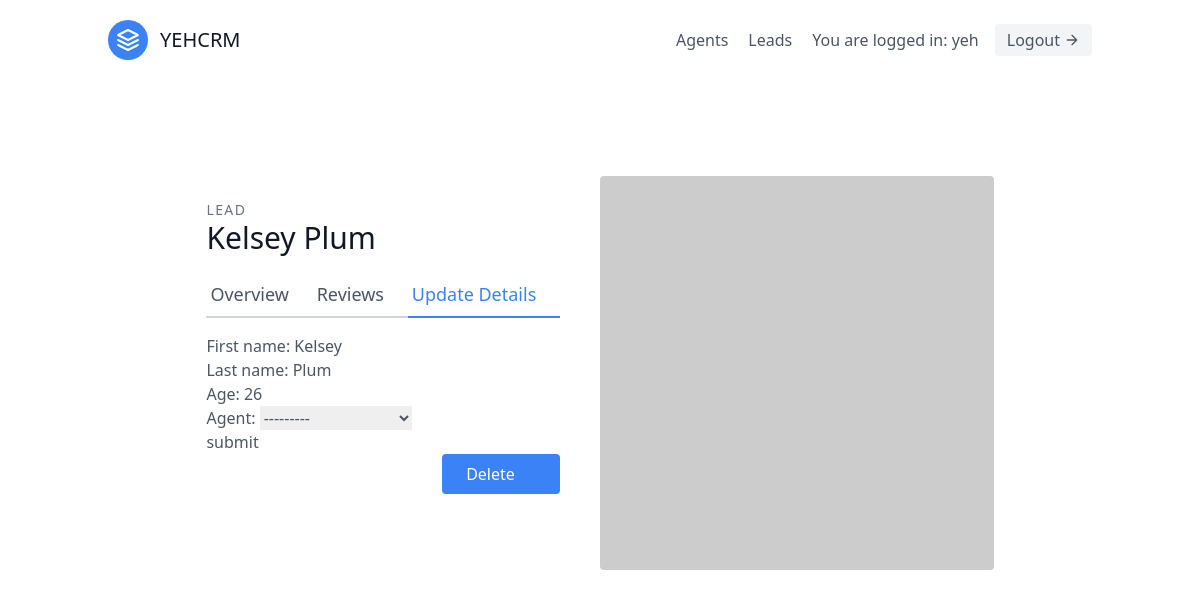
The page /leads/2/update/ (signed in) on the database its author committed.
### leads/models.py (models this page shows, shortened)
class User(AbstractUser):
    is_organizor = models.BooleanField(default=True)
    is_agent = models.BooleanField(default=False)

class Lead(models.Model):
    first_name = models.CharField(max_length=20)
    last_name = models.CharField(max_length=20)
    age = models.IntegerField(default=0)
    organization = models.ForeignKey(UserProfile,on_delete=models.CASCADE)
    agent = models.ForeignKey("Agent",null=True,blank=True,on_delete = models.SET_NULL)

### leads/views.py (the view, shortened to what this page needs)
# urls.py: path('<int:pk>/update/',LeadUpdateView.as_view(),name='lead-update'),
class LeadUpdateView(OrganizorAndLoginRequiredMixin,UpdateView):
    template_name = "leads/lead_update.html"
    queryset = Lead.objects.all()
    form_class = LeadModelForm

### leads/forms.py
class LeadModelForm(forms.ModelForm):
    class Meta:
        model = Lead
        fields=(
            'first_name',
            'last_name',
            'age',
            'agent',
        )

### agents/mixins.py (called while the page is built)
    def dispatch(self, request, *args, **kwargs):
        if not request.user.is_authenticated or not request.user.is_organizor:
            return redirect("leads:lead-list")
        return super().dispatch(request, *args, **kwargs)

### leads/models.py (called while the page is built)
    def __str__(self):
        return self.user.email

### leads/templates/leads/lead_update.html (shortened to what this page needs)
{% extends "base.html" %}
{% block content %}
<section class="text-gray-600 body-font overflow-hidden">
  <div class="container px-5 py-24 mx-auto">
    <div class="lg:w-4/5 mx-auto flex flex-wrap">
      <div class="lg:w-1/2 w-full lg:pr-10 lg:py-6 mb-6 lg:mb-0">
        <h2 class="text-sm title-font text-gray-500 tracking-widest">
            LEAD
        </h2>
        <h1 class="text-gray-900 text-3xl title-font font-medium mb-4">
            {{lead.first_name}} {{lead.last_name}}
        </h1>
        <div class="flex mb-4">
          <a href="{% url 'leads:lead-detail' lead.pk%}"class="flex-grow border-b-2 border-gray-300 py-2 text-lg px-1">
            Overview
          </a>
          <a class="flex-grow border-b-2 border-gray-300 py-2 text-lg px-1">
            Reviews
          </a>
          <a href="{% url 'leads:lead-update' lead.pk%}"class="flex-grow text-blue-500 border-b-2 border-blue-500 py-2 text-lg px-1">
            Update Details
          </a>
        </div>
        <form method="post">
            {{form.as_p}}
            <button>submit</button>
        </form>
        <a href="{% url 'leads:lead-delete' lead.pk%}"class="w-1/3 flex ml-auto text-white bg-blue-500 border-0 py-2 px-6 focus:outline-none hover:bg-blue-600 rounded">
            Delete
        </a>
        </div>
        <img alt="ecommerce" class="lg:w-1/2 w-full lg:h-auto h-64 object-cover object-center rounded" src="https://dummyimage.com/400x400">
    </div>
  </div>
</section>
{% endblock content %}

### templates/navbar.html (shortened to what this page needs)
<header class="text-gray-600 body-font">
  <div class="container mx-auto flex flex-wrap p-5 flex-col md:flex-row items-center">
    <a class="flex title-font font-medium items-center text-gray-900 mb-4 md:mb-0">
      <svg xmlns="http://www.w3.org/2000/svg" fill="none" stroke="currentColor" stroke-linecap="round" stroke-linejoin="round" stroke-width="2" class="w-10 h-10 text-white p-2 bg-blue-500 rounded-full" viewBox="0 0 24 24">
        <path d="M12 2L2 7l10 5 10-5-10-5zM2 17l10 5 10-5M2 12l10 5 10-5"></path>
      </svg>
      <span class="ml-3 text-xl">YEHCRM</span>
    </a>
    <nav class="md:ml-auto flex flex-wrap items-center text-base justify-center">
        {% if not request.user.is_authenticated %}
          <a href="{% url 'signup' %}" class="mr-5 hover:text-gray-900">Sign up</a>
        {% else %}
          {% if request.user.is_organizor %}
            <a href="{% url 'agents:agent-list' %}" class="mr-5 hover:text-gray-900">Agents</a>
          {% endif %}
          <a href="{% url 'leads:lead-list' %}" class="mr-5 hover:text-gray-900">Leads</a>
        {% endif %}
    </nav>
    {% if request.user.is_authenticated %}
      You are logged in: {{request.user.username}}
      <a href="{% url 'logout' %}" class="ml-4 inline-flex items-center bg-gray-100 border-0 py-1 px-3 focus:outline-none hover:bg-gray-200 rounded text-base mt-4 md:mt-0">
        Logout
        <svg fill="none" stroke="currentColor" stroke-linecap="round" stroke-linejoin="round" stroke-width="2" class="w-4 h-4 ml-1" viewBox="0 0 24 24">
          <path d="M5 12h14M12 5l7 7-7 7"></path>
        </svg>
      </a>
    {% endif %}
  </div>
</header>

### rows shown on the page
User: user.username "yeh"
Lead: first_name "Kelsey", last_name "Plum", age "26", agent "---------"
